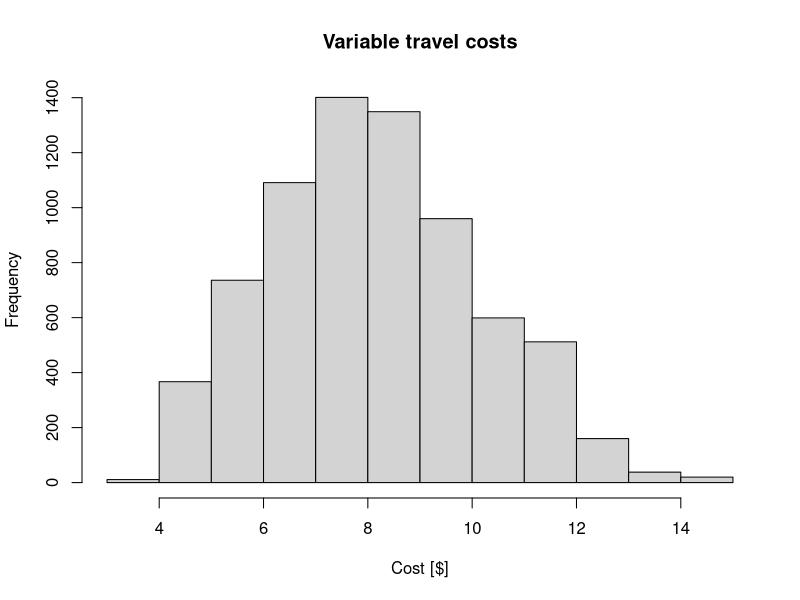

This chart was generated by the following R code:
I<-read.csv("farm_cost.csv",header=TRUE)
options(digits=1) 

out <- hist(I$total-I$"total_farmgate",plot=TRUE,main="Variable travel costs",xlab="Cost [$]")




